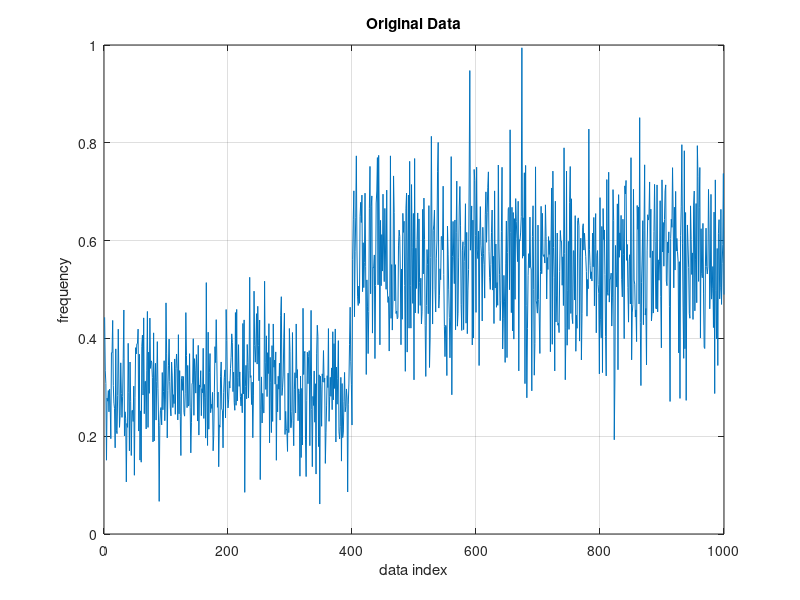

Recreate this plot in MATLAB. (Note: this script raises an error after producing the figure.)
%----------------------MGT-448 HW3 MCMC Algorithm------------------------
%
% MCMC algorithm on the toy dataset data2.txt
%
clc; close all; clear;
% Load data
load data2.txt
x = data2;
% Plot and check the raw data
figure;
plot(x); 
grid on; ylabel('frequency'); xlabel('data index'); title('Original Data');

%% MCMC algorithm
% initialize parameters
k = 2;                  % number of clusters
sigma = ones(1,k);      % Dirichlet parameters
a = rand(1,k);          % Gamma parameters: shape
b = rand(1,k);          % Gamma parameters: scale
alpha = rand(1,k);      % Gaussian parameters
m = rand(1,k);          % Gaussian parameters
burn_in = 500;          % number of updating iterations

% define prior: initialize rho, phi and mu
rho = 0.5*ones(1,k) + [-0.1 0.1];
phi = [1/var(x), 1/var(x)];
mu = [mean(x)-0.1, mean(x)+0.1];

% compute updated parameters
for i = 1:burn_in
    % calculate posterior of z and prior x
    temp = rho.*sqrt(phi).*exp(-0.5*phi.*(x-mu).^2);
    p_z = temp./sum(temp,2);
    n1 = find(p_z(:,1)>=p_z(:,2));
    n2 = find(p_z(:,1)<p_z(:,2));
    len_n = [length(n1), length(n2)];
    % update parameters
    sigma_star = sigma + len_n;
    rho = drchrnd(sigma_star, 1);
    
    a_star = a + len_n;
    b_star = b + [sum((x(n1,:)-mu(1)).^2), sum((x(n2,:)-mu(2)).^2)];
    phi(1) = gamrnd(a_star(1)/2,2/b_star(1));
    phi(2) = gamrnd(a_star(2)/2,2/b_star(2));
    
    alpha_star = alpha + len_n;
    m_star = (alpha.*m + [sum(x(n1,:)) sum(x(n2,:))])...
        ./(alpha + [length(n1) length(n2)]);
    mu(1) = normrnd(m_star(1),1/(alpha_star(1)*phi(1)));
    mu(2) = normrnd(m_star(2),1/(alpha_star(2)*phi(2)));
end

%% Estimation, Verification and Comparison
% visualize posterior distribution of unknown parameters
rho_samples = drchrnd(sigma_star, 1e3);
phi_samples = [gamrnd(a_star(1)/2,2/b_star(1),1000,1) ...
    gamrnd(a_star(2)/2,2/b_star(2),1000,1)];
mu_samples = [normrnd(m_star(1),1/(alpha_star(1)*phi(1)),1000,1) ...
    normrnd(m_star(2),1/(alpha_star(2)*phi(2)),1000,1)];
figure;
subplot(131); 
histogram(rho_samples); grid on; title('rho');
subplot(132); 
histogram(phi_samples(:,1)); grid on; hold on;
histogram(phi_samples(:,2)); grid on;  title('phi');
subplot(133); 
histogram(mu_samples(:,1)); grid on; hold on;
histogram(mu_samples(:,2)); grid on;   title('mu');

% compute posterior mean
disp('------------------Estimated parameter of MoG------------------------');
rho = mean(rho_samples)
phi = mean(phi_samples)
mu = mean(mu_samples)

% posterior mean as estimation of unknown parameters to generate samples
covar(:,:,1) = 1/phi(1);
covar(:,:,2) = 1/phi(2);
g = gmdistribution(mu',covar,rho');
x_tilde = random(g,1000);

% visualize x tilde and original dataset x
figure;
histogram(x); grid on; ylabel('frequency'); xlabel('x');
hold on;
histogram(x_tilde);
legend('samples from real distribution','predicted distribution','Location','best');
title('Comparison on Histogram');

figure;
ecdf(x); hold on;
ecdf(x_tilde); grid on;
legend('Empirical CDF from real samples','Empirical CDF from predicted samples'...
    ,'Location','best');
title('Comparison on Empirical CDF');

% verify our finding
disp('---------------------Verifying by fitgmdist------------------------');
warning off
gm = fitgmdist(x,2)
1./gm.Sigma

%% Dirichlet distribution
% take a sample from a dirichlet distribution
function r = drchrnd(a,n)
p = length(a);
r = gamrnd(repmat(a,n,1),1,n,p);
r = r ./ repmat(sum(r,2),1,p);
end
